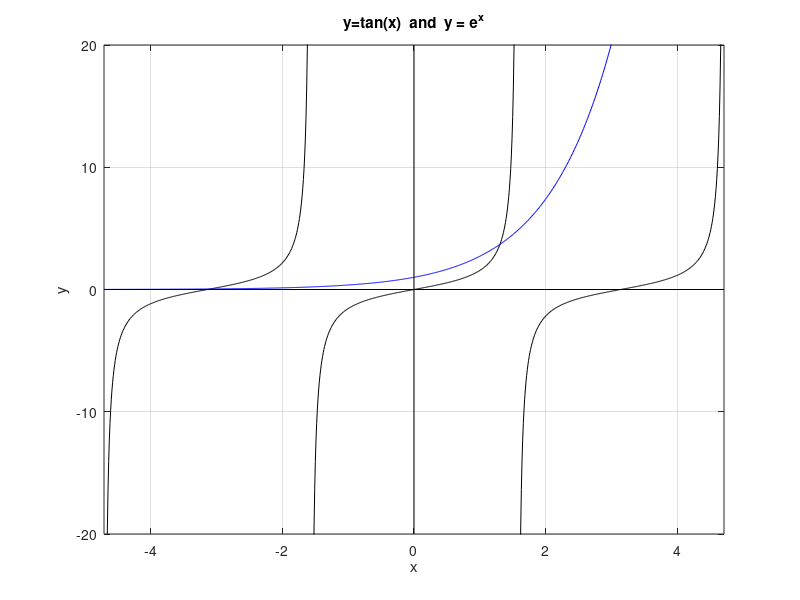

Write MATLAB code to recreate this figure.

x = -3*pi/2+0.001:0.01:-pi/2-0.001;
y=tan(x);
plot(x,y,'k')
grid on
hold on

x = -pi/2+0.001:0.01:pi/2-0.001;
y=tan(x);
plot(x,y,'k')

x = pi/2+0.001:0.01:3*pi/2-0.001;
y=tan(x);
plot(x,y,'k')

x=-3*pi/2:0.01:3*pi/2;
y = exp(x);
plot(x,y,'b')

% x axis
x = [-3*pi/2 3*pi/2];
y = [0 0];
plot(x,y,'k')

% y axis
x = [0 0];
y = [-20 20];
plot(x,y,'k')

xlabel('x')
ylabel('y')
title('y=tan(x)  and  y = e^x')
axis([-3*pi/2 3*pi/2 -20 20])
